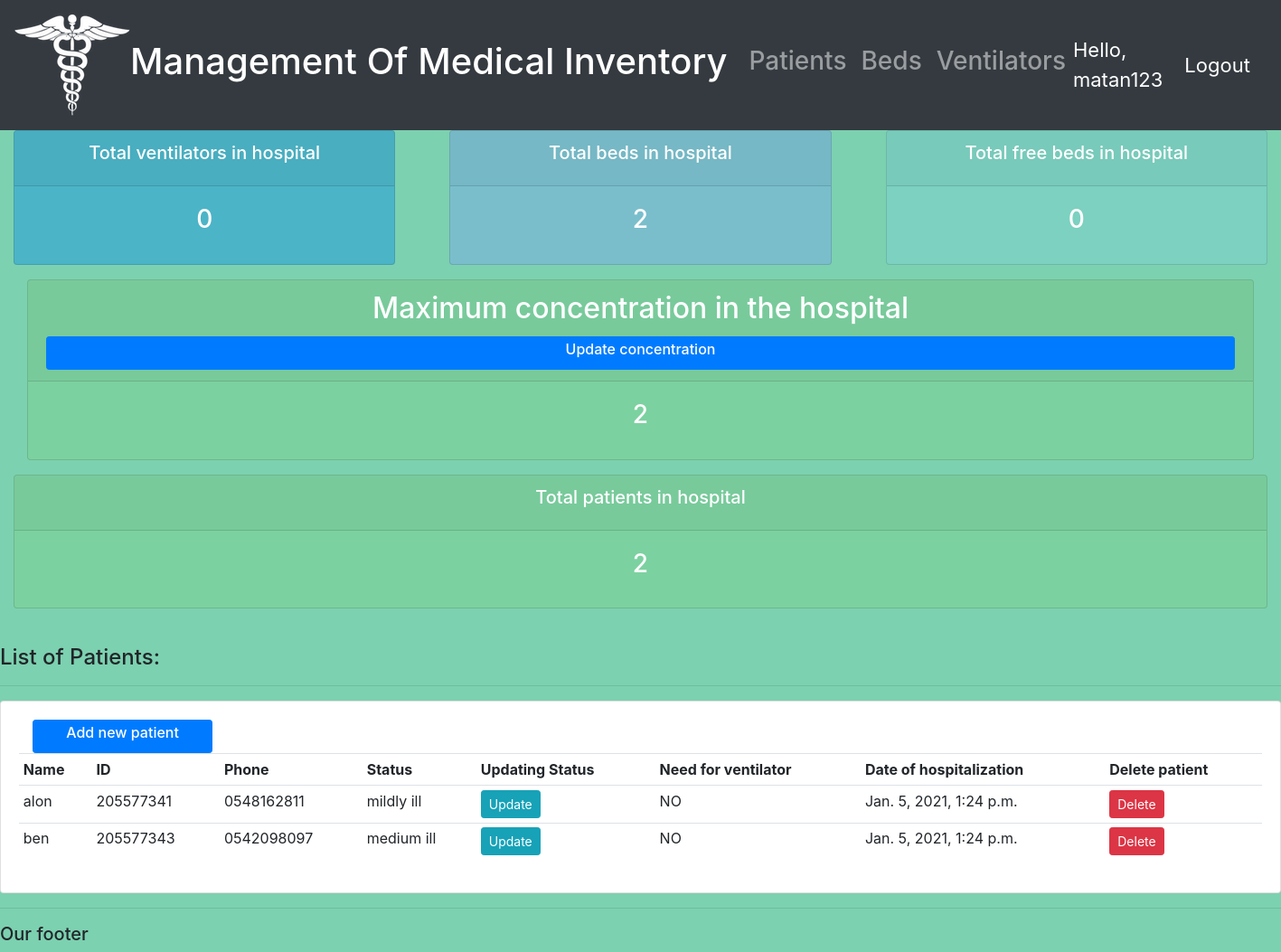
The app's page / (signed in) with its own data.
### accounts/models.py (models this page shows, shortened)
class Patient (models.Model):
    STATUS=(
            ('mildly ill','mildly ill'),
            ('medium ill' ,'medium ill'),
            ('seriously ill','seriously ill'),
            ('dying','dying'),
            )
    VEN=(
        ('YES','YES'),
        ('NO','NO'),
    )
    DEP=(
        ('Corona','Corona'),
        ('ENP','ENP'),
        ('Heart', 'Heart'),
        ('Emergency room', 'Emergency room'),
    )
    name=models.CharField(max_length=200,null=True)
    ID=models.CharField(max_length=200,null=True)
    phone=models.CharField(max_length=200,null=True)
    status=models.CharField(max_length=200,null=True,choices=STATUS)
    need_ven=models.CharField(max_length=200,null=True,choices=VEN)
    date_created=models.DateTimeField(auto_now_add=True,null=True)
    objects=models.Manager()

### accounts/decorators.py (the view)
    def wrapper_func(request, *args, **kwargs):
        group = None
        if request.user.groups.exists():
            group = request.user.groups.all()[0].name
        if group == 'manger' or group == 'help_desk':
            return view_func(request, *args, **kwargs)
        else:
            return redirect('department')

### accounts/views.py (called while the page is built)
@login_required(login_url='login')
@manger_only
def home(request):
    pati=Patient.objects.all()
    bedi=Bed.objects.all()
    ven=Ventilator.objects.all()
    beds=bedi.count()
    xx=ven.count()
    free_beds=beds-pati.count()
    if(free_beds<0):
        free_beds='Shortage of beds!!!'
    context = {
             'beds': beds,
             'Ventilator': xx,
             'patients': pati,
             'freeBeds': free_beds
    }
    return render(request,'accounts/dashboard.html',context)

### accounts/templates/accounts/dashboard.html
{% extends 'accounts/main.html' %}
{% block content %}
{% include 'accounts/status.html' %}
<br>
<div class="row">
	<div class="col-md-12">
		<h4>List of Patients:</h4>
		<hr>
		<div class="card card-body">
			<div class="col-md-2">
				<a class="btn btn-primary  btn-sm btn-block" href="{% url 'add_patient' %}"> <h6> Add new patient </h6> </a>
			</div>
			<table class="table table-sm">
				<tr>
					<th>Name</th>
					<th>ID</th>
					<th>Phone</th>
					<th>Status</th>
					<th>Updating Status</th>
					<th>Need for ventilator</th>
					<th>Date of hospitalization</th>
					<th>Delete patient</th>
				</tr>
				{% for i in patients %}
				<tr>
					<td>{{i.name}}</td>
					<td>{{i.ID}}</td>
					<td>{{i.phone}}</td>
					<td>{{i.status}}</td>
					<td><a class="btn btn-sm btn-info" href="{%url 'update_patient' i.id%}">Update</a></td>
					<td>{{i.need_ven}}</td>
					<td>{{i.date_created}}</td>
					<td><a class="btn btn-sm btn-danger" href="{%url 'delete_patient' i.id%}">Delete</a></td>
				</tr>
				{% endfor %}
			</table>
		</div>
	</div>
</div>
{% endblock %}

### accounts/templates/accounts/main.html (shortened to what this page needs)
{% load static %}
<!DOCTYPE html>
<html lang="en">
<head>
<link rel="stylesheet" href="https://stackpath.bootstrapcdn.com/
bootstrap/4.3.1/css/bootstrap.min.css" integrity="
sha384-ggOyR0iXCbMQv3Xipma34MD+dH/1fQ784/j6cY/iJTQUOhcWr7x9JvoRxT2MZw1T"
crossorigin="anonymous">
<link rel="stylesheet" type="text/css" href="{% static '/css/main.css' %}">
</head>
<body>
    {% include 'accounts/navbar.html' %}
    {% block content %}
    {% endblock %}
    <hr>
    <h5>Our footer</h5>
</body>
</html>

### accounts/templates/accounts/navbar.html (shortened to what this page needs)
{% load static %}
<nav class="navbar navbar-expand-lg navbar-dark bg-dark">
  <img src="{% static 'images/img1.png'%}">
  <a class="navbar-brand" href="{% url 'home' %}">  <h1> Management Of Medical Inventory </h1> </a>
  <div class="collapse navbar-collapse" id="navbarNav">
    <ul class="navbar-nav">
      {% if request.user.is_staff %}
      <li class="nav-item">
        <a class="nav-link" href="{% url 'patients' %}"> <h3> Patients</h3> </a>
      </li>
      <li class="nav-item">
        <a class="nav-link" href="{% url 'beds' %}"> <h3> Beds </h3></a>
      </li>
      <li class="nav-item">
        <a class="nav-link" href="{% url 'ventilators' %}"> <h3>Ventilators</h3></a>
      </li>
      {% endif %}
    </ul>
  </div>
  <span class="hello-msg">Hello, {{request.user}}</span>
  <span><a class="hello-msg" href="{% url 'logout' %}">Logout</a> </span>
</nav>

### accounts/templates/accounts/status.html (shortened to what this page needs)
<div class="row">
	<div class="col">
		<div class="col-md">
			<div class="card text-center text-white  mb-3" id="total-ven">
			  	<div class="card-header">
			  		<h5 class="card-title">Total ventilators in hospital</h5>
			  	</div>
			  	<div class="card-body">
			    	<h3 class="card-title">{{Ventilator}}</h3>
			  	</div>
			</div>
		</div>
	</div>
	<div class="col">
		<div class="col-md">
			<div class="card text-center text-white  mb-3" id="total-beds">
			  	<div class="card-header">
			  		<h5 class="card-title">Total beds in hospital</h5>
			  	</div>
			  	<div class="card-body">
					<h3 class="card-title">{{beds}}</h3>
			  	</div>
			</div>
		</div>
	</div>
	<div class="col">
		<div class="col-md">
			<div class="card text-center text-white  mb-3" id="total-free">
			  	<div class="card-header">
			  		<h5 class="card-title">Total free beds in hospital</h5>
			  	</div>
			  	<div class="card-body">
			    	<h3 class="card-title">{{freeBeds}}</h3>
			  	</div>
			</div>
		</div>
	</div>
</div>
	<div class="col">
		<div class="col-md">
			<div class="card text-center text-white  mb-3" id="total-patients">
			  	<div class="card-header">
			  		<h2 class="card-title">Maximum concentration in the hospital</h2>
					<a class="btn btn-primary  btn-sm btn-block" href=""> <h6> Update concentration </h6> </a>
			  	</div>
			  	<div class="card-body">
			    	<h3 class="card-title">{{patients.count}}</h3>
			  	</div>
			</div>
		</div>
	</div
	<div class="col">
		<div class="col-md">
			<div class="card text-center text-white  mb-3" id="total-patients">
			  	<div class="card-header">
			  		<h5 class="card-title">Total patients in hospital</h5>
			  	</div>
			  	<div class="card-body">
			    	<h3 class="card-title">{{patients.count}}</h3>
			  	</div>
			</div>
		</div>

### static/css/main.css (style rules this page uses)
body { background-color: #7CD1B0; }
#total-patients { background-color: #7CD1A0; }
#total-beds { background-color: #7abecc; }
#total-free { background-color: #7CD1C0; }
#total-ven { background-color: #4cb4c7; }

### accounts/templates/accounts/navbar.html (style rules this page uses)
.hello-msg { font-size: 22px; color: #fff; margin-right: 24px; }

### records on screen
Patient: name "alon", ID "205577341", phone "0548162811", status "mildly ill", need_ven "NO", date_created "Jan. 5, 2021, 1:24 p.m."
Patient: name "ben", ID "205577343", phone "0542098097", status "medium ill", need_ven "NO", date_created "Jan. 5, 2021, 1:24 p.m."

### other values on screen
{{ request.user }} "matan123"
{{ Ventilator }} "0"
{{ beds }} "2"
{{ freeBeds }} "0"
{{ patients.count }} "2"
